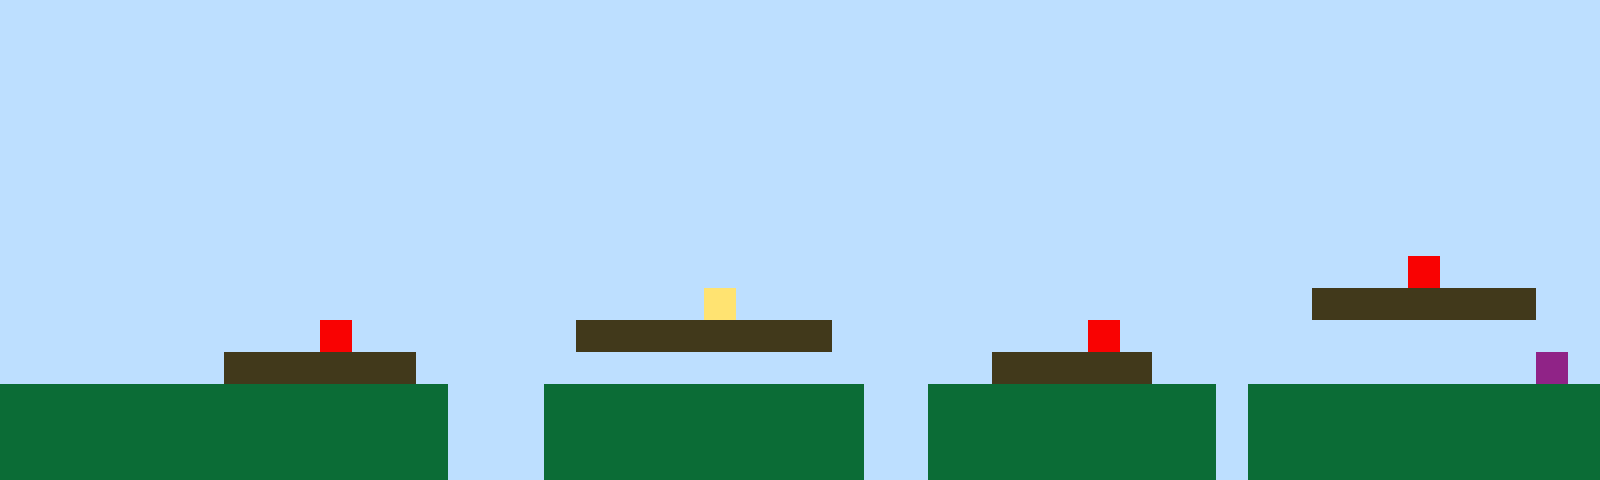

This game map was drawn from its Tiled (.tmx) file and the tilesets committed beside it. A one-line description and the full map source follow:
An orthogonal 50x15 tile map with 32x32 px tiles, 1 tile layer (Tile Layer 1).

<map version="1.10" tiledversion="1.11.2" orientation="orthogonal" renderorder="right-up" width="50" height="15" tilewidth="32" tileheight="32" infinite="0" nextlayerid="2" nextobjectid="1"><editorsettings><export target="map1.csv" format="csv" /></editorsettings><tileset firstgid="1" name="sprites" tilewidth="32" tileheight="32" tilecount="6" columns="3"><image source="sprites.png" width="96" height="64" /></tileset><layer id="1" name="Tile Layer 1" width="50" height="15"><data encoding="csv">1,1,1,1,1,1,1,1,1,1,1,1,1,1,1,1,1,1,1,1,1,1,1,1,1,1,1,1,1,1,1,1,1,1,1,1,1,1,1,1,1,1,1,1,1,1,1,1,1,1,1,1,1,1,1,1,1,1,1,1,1,1,1,1,1,1,1,1,1,1,1,1,1,1,1,1,1,1,1,1,1,1,1,1,1,1,1,1,1,1,1,1,1,1,1,1,1,1,1,1,1,1,1,1,1,1,1,1,1,1,1,1,1,1,1,1,1,1,1,1,1,1,1,1,1,1,1,1,1,1,1,1,1,1,1,1,1,1,1,1,1,1,1,1,1,1,1,1,1,1,1,1,1,1,1,1,1,1,1,1,1,1,1,1,1,1,1,1,1,1,1,1,1,1,1,1,1,1,1,1,1,1,1,1,1,1,1,1,1,1,1,1,1,1,1,1,1,1,1,1,1,1,1,1,1,1,1,1,1,1,1,1,1,1,1,1,1,1,1,1,1,1,1,1,1,1,1,1,1,1,1,1,1,1,1,1,1,1,1,1,1,1,1,1,1,1,1,1,1,1,1,1,1,1,1,1,1,1,1,1,1,1,1,1,1,1,1,1,1,1,1,1,1,1,1,1,1,1,1,1,1,1,1,1,1,1,1,1,1,1,1,1,1,1,1,1,1,1,1,1,1,1,1,1,1,1,1,1,1,1,1,1,1,1,1,1,1,1,1,1,1,1,1,1,1,1,1,1,1,1,1,1,1,1,1,1,1,1,1,1,1,1,1,1,1,1,1,1,1,1,1,1,1,1,1,1,1,1,1,1,1,1,1,1,1,1,1,1,1,1,1,1,1,1,1,1,1,1,1,1,1,1,1,1,1,1,1,1,1,1,1,1,1,1,1,1,1,1,1,1,1,1,1,1,1,1,1,1,1,1,1,1,1,1,1,1,1,1,1,1,1,1,1,1,1,1,1,1,1,1,1,1,1,1,1,1,1,1,1,1,1,1,1,1,5,1,1,1,1,1,1,1,1,1,1,1,1,1,1,1,1,1,1,1,1,1,1,1,1,1,1,1,4,1,1,1,1,1,1,1,1,1,1,1,1,1,1,1,1,1,1,3,3,3,3,3,3,3,1,1,1,1,1,1,1,1,1,1,1,1,5,1,1,1,1,1,1,1,3,3,3,3,3,3,3,3,1,1,1,1,1,1,1,1,5,1,1,1,1,1,1,1,1,1,1,1,1,1,1,1,1,1,1,1,1,1,1,3,3,3,3,3,3,1,1,1,1,1,1,1,1,1,1,1,1,1,1,1,1,1,1,3,3,3,3,3,1,1,1,1,1,1,1,1,1,1,1,1,6,1,2,2,2,2,2,2,2,2,2,2,2,2,2,2,1,1,1,2,2,2,2,2,2,2,2,2,2,1,1,2,2,2,2,2,2,2,2,2,1,2,2,2,2,2,2,2,2,2,2,2,2,2,2,2,2,2,2,2,2,2,2,2,2,2,1,1,1,2,2,2,2,2,2,2,2,2,2,1,1,2,2,2,2,2,2,2,2,2,1,2,2,2,2,2,2,2,2,2,2,2,2,2,2,2,2,2,2,2,2,2,2,2,2,2,1,1,1,2,2,2,2,2,2,2,2,2,2,1,1,2,2,2,2,2,2,2,2,2,1,2,2,2,2,2,2,2,2,2,2,2</data></layer></map>
